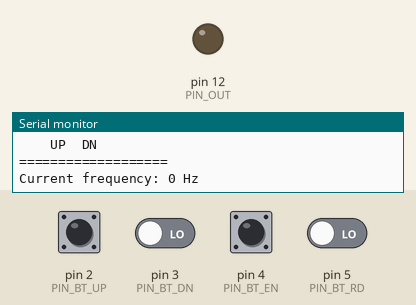
This sketch was run on a simulated Arduino Uno, built with avr-gcc and run on an emulated ATmega328P. Shown: output pins drawn as LEDs (lit = HIGH), the last lines printed to the serial monitor. The inputs (shaded band) are chosen by the test bench; at power-on: pin 2 (PIN_BT_UP), pin 3 (PIN_BT_DN), pin 4 (PIN_BT_EN), pin 5 (PIN_BT_RD) LOW. Random numbers use the default seed unless the sketch sets one.

Above: at 1.4 s.
1.5 s: pin 4 (PIN_BT_EN) driven HIGH
3.5 s: pin 5 (PIN_BT_RD) driven HIGH
5.0 s: pin 2 (PIN_BT_UP) pulled HIGH for 0.15 s
6.6 s: pin 4 (PIN_BT_EN) pulsed LOW 2 times (0.12 s each, 0.3 s apart)
At 8.0 s:
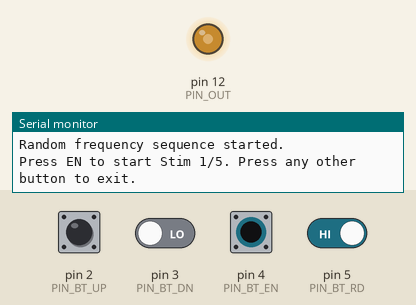
8.7 s: pin 4 (PIN_BT_EN) pulsed LOW 5 times (0.12 s each, 0.3 s apart)
At 9.2 s:
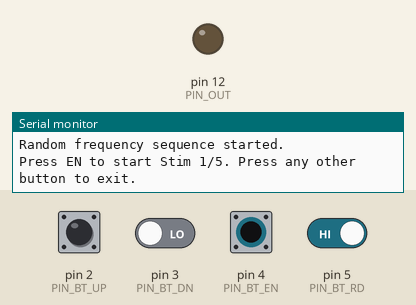
Timing chart, 0 to 12.1 s (numbered marks = the images above; inputs shaded):
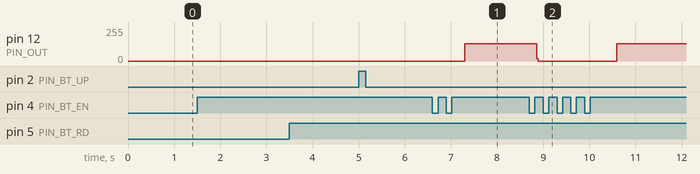

Measured:
- after the input at 6.6 s, pin 12 (PIN_OUT): 0/255 → 128/255 after 0.69 s
- after the input at 8.7 s, pin 12 (PIN_OUT): 128/255 → 0/255 after 0.15 s, → 128/255 1.7 s later

The sketch:

sketch_ds8r_ctrl.ino
```cpp
#define FREQ_0 0
#define FREQ_1 10
#define FREQ_2 50
#define FREQ_3 100
#define FREQ_4 200

#define PIN_OUT 12

#define PIN_BT_UP 2
#define PIN_BT_DN 3

#define PIN_BT_EN 4
#define PIN_BT_RD 5

int i;

int state_en = 0;
int state_up = 0;
int state_dn = 0;
int state_rd = 0;

int pressed_en = 0;
int pressed_up = 0;
int pressed_dn = 0;
int pressed_rd = 0;

int is_enabled = 0;
int is_sham = 0;
int is_pressed = 0;
int is_randomized = 0;

int current_freq = 0;

int list_freq[5] = {FREQ_0, FREQ_1, FREQ_2, FREQ_3, FREQ_4};
int list_rd[5];
int list_len = 5;
int rd_temp = 0;
int rd_cnt = 0;
int rd_skip = 0;

unsigned long prevMillis = 0;
unsigned long currentMillis = 0;
long time_stim = 3;
long time_rest = 0;
int is_stimming = 0;
int rd_pause = 0;

void setup() {
  pinMode(PIN_OUT, OUTPUT);

  pinMode(PIN_BT_UP, INPUT);
  pinMode(PIN_BT_DN, INPUT);
  pinMode(PIN_BT_EN, INPUT);
  pinMode(PIN_BT_RD, INPUT);

  digitalWrite(PIN_OUT, LOW);
  delay(1);

  Serial.begin(9600);
  randomSeed(analogRead(0));

  for(i=0; i<100; i++){
    Serial.println("");
  }
  Serial.println("DS8R Controller Initiated");
  Serial.println("===BUTTON CONFIG===");
  Serial.println("    EN     RD");
  Serial.println("    UP  DN");
  Serial.println("===================");
  Serial.print("Current frequency: ");
  Serial.print(list_freq[current_freq]);
  Serial.println(" Hz");
}

void loop() {
  pressed_en = digitalRead(PIN_BT_EN);
  pressed_rd = digitalRead(PIN_BT_RD);
  pressed_up = digitalRead(PIN_BT_UP);
  pressed_dn = digitalRead(PIN_BT_DN);

  is_pressed = pressed_en + pressed_rd + pressed_up + pressed_dn;

  currentMillis = millis();

  if(is_enabled == 0){ // Control state
    digitalWrite(PIN_OUT, 0);
    //UP button cluster =========
    if(pressed_up == 1 && state_up == 0){
      state_up = 1;
      if(current_freq == list_len-1){
        current_freq = 0;
      }
      else{
        current_freq++;
      }
      Serial.print("Current frequency: ");
      Serial.print(list_freq[current_freq]);
      Serial.println(" Hz");
      if(is_randomized) Serial.println("** Random mode activated **");
      delay(50);
    }
    if(pressed_up == 0 && state_up == 1) state_up = 0;
    //=============================

    //DOWN button cluster =========
    if(pressed_dn == 1 && state_dn == 0){
      state_dn = 1;
      if(current_freq == 0){
        current_freq = list_len-1;
      }
      else{
        current_freq--;
      }
      Serial.print("Current frequency: ");
      Serial.print(list_freq[current_freq]);
      Serial.println(" Hz");
      if(is_randomized) Serial.println("** Random mode activated **");
      delay(50);
    }
    if(pressed_dn == 0 && state_dn == 1) state_dn = 0;
    //=============================

    //RANDOM button cluster =========
    if(pressed_rd == 1 && state_rd == 0){
      state_rd = 1;
      if(is_randomized == 0){
        is_randomized = 1;
        Serial.println("Random mode activated");
        Serial.println("Current frequency: RANDOM");
      }
      else{
        is_randomized = 0;
        Serial.println("Random mode deactivated");
        Serial.print("Current frequency: ");
        Serial.print(list_freq[current_freq]);
        Serial.println(" Hz");
      }
      delay(50);
    }
    if(pressed_rd == 0 && state_rd == 1) state_rd = 0;
    //=============================

    //EN button cluster ===========
    if(pressed_en == 1 && state_en == 0){
      if(is_randomized == 0){
        state_en = 1;
        Serial.println("Starting stim. Press any button to stop.");
        is_enabled = 1;
        is_sham = 0;
        is_stimming = 1;
        switch(current_freq){
          case 0: // 0Hz
            is_sham = 1;
            break;
          //===================
          case 1: // 10Hz
            time_rest = 100 - time_stim;
            break;
          //===================
          case 2: // 50Hz
            time_rest = 20 - time_stim;
            break;
          //===================
          case 3: // 100Hz
            time_rest = 10 - time_stim;
            break;
          //===================
          case 4: // 200Hz
            time_rest = 5 - time_stim;
            break;
          //===================
          default: // error
            time_rest = 0;
            is_sham = 1;
            break;
          //===================
        }
      }
      else if(is_randomized){ // Enabled with randomization on, creating random frequency sequence
        state_en = 1;
        is_enabled = 1;
        is_stimming = 0;
        rd_cnt = 0;
        for(i=0; i < list_len; i++){
          list_rd[i] = -1;
        }
        while(rd_cnt < list_len){
          rd_temp = list_freq[random(0,5)];
          rd_skip = 0;
          for(i = 0; i < list_len; i++){
            if(list_rd[i] == rd_temp) rd_skip = 1;
          }
          if(rd_skip == 0){
            list_rd[rd_cnt] = rd_temp;
            rd_cnt++;
          }
        }
        rd_pause = 1;
        Serial.println("Random frequency sequence started.");
        Serial.println("Press EN to start Stim 1/5. Press any other button to exit.");
      }
      delay(500);

      rd_cnt = 0;
    }
    if(pressed_en == 0 && state_en == 1) state_en = 0;
    //==============================
  }

  else if(is_enabled && is_randomized == 0){ //Stim phase, random off
    if(is_sham == 0){
      if(is_stimming == 0){
        if(currentMillis >= prevMillis + time_rest){
          digitalWrite(PIN_OUT, 1);
          is_stimming = 1;
          prevMillis = currentMillis;
        };
      }
      else{
        if(currentMillis >= prevMillis + time_stim){
          digitalWrite(PIN_OUT, 0);
          is_stimming = 0;
          prevMillis = currentMillis;
        }
      }
    }

    if(is_pressed > 0){
      Serial.println("Stim stopped.");
      Serial.print("Current frequency: ");
      Serial.print(list_freq[current_freq]);
      Serial.println(" Hz");
      if(is_randomized) Serial.println("** Random mode activated **");
      is_enabled = 0;

      state_en = 1;
      state_up = 1;
      state_dn = 1;
      state_rd = 1;

      delay(500);
    }
  }

  else{ //Stim phase, random on

    if(rd_pause == 1){ //Waiting for user input
      if(pressed_en == 1){
        rd_pause = 0;
        state_en = 1;
      }
      else if(pressed_up + pressed_dn + pressed_rd){
        is_enabled = 0;

        state_en = 1;
        state_up = 1;
        state_dn = 1;
        state_rd = 1;
        Serial.println("Sequence aborted.");
        Serial.print("Current frequency: ");
        Serial.print(list_freq[current_freq]);
        Serial.println(" Hz");
        if(is_randomized) Serial.println("** Random mode activated **");

        delay(500);
      }
    }

    if(rd_pause == 0){

      if(pressed_en == 0 && state_en == 1) state_en = 0;

      is_sham = 0;
      switch(list_rd[rd_cnt]){
        case FREQ_0: // 0Hz
          is_sham = 1;
          break;
        case FREQ_1: // 10Hz
          time_rest = 100 - time_stim;
          break;
        case FREQ_2: // 50Hz
          time_rest = 20 - time_stim;
          break;
        case FREQ_3: // 100Hz
          time_rest = 10 - time_stim;
          break;
        case FREQ_4: // 200Hz
          time_rest = 5 - time_stim;
          break;
        default:
          time_rest = 0;
          is_sham = 0;
          Serial.println("Error");
          is_enabled = 0;
      }

      if(is_sham == 0){
        if(is_stimming == 1){
          if(currentMillis >= prevMillis + time_stim){
            digitalWrite(PIN_OUT, 0);
            is_stimming = 0;
          }
        }
        else{
          if(currentMillis >= prevMillis + time_rest){
            digitalWrite(PIN_OUT, 1);
            is_stimming = 1;
          }
        }
      }
      else digitalWrite(PIN_OUT, 0);

      if(pressed_en == 1 && state_en == 0){
        rd_pause = 1;
        rd_cnt++;
        delay(500);
        state_en = 1;
      }
    }

    if(rd_cnt == list_len){ //Termination at the end of the sequence
        is_enabled = 0;

        state_en = 1;
        state_up = 1;
        state_dn = 1;
        state_rd = 1;

        Serial.println("Procedure finished.");
        Serial.print("Sequence of frequency: ");
        for(i=0;i<list_len;i++){
          Serial.print(list_rd[i]);
          Serial.print("Hz ");
        }
        Serial.println("");
        Serial.print("Current frequency: ");
        Serial.print(list_freq[current_freq]);
        Serial.println(" Hz");
        if(is_randomized) Serial.println("** Random mode activated **");

        delay(500);
    }
  }
}
```
